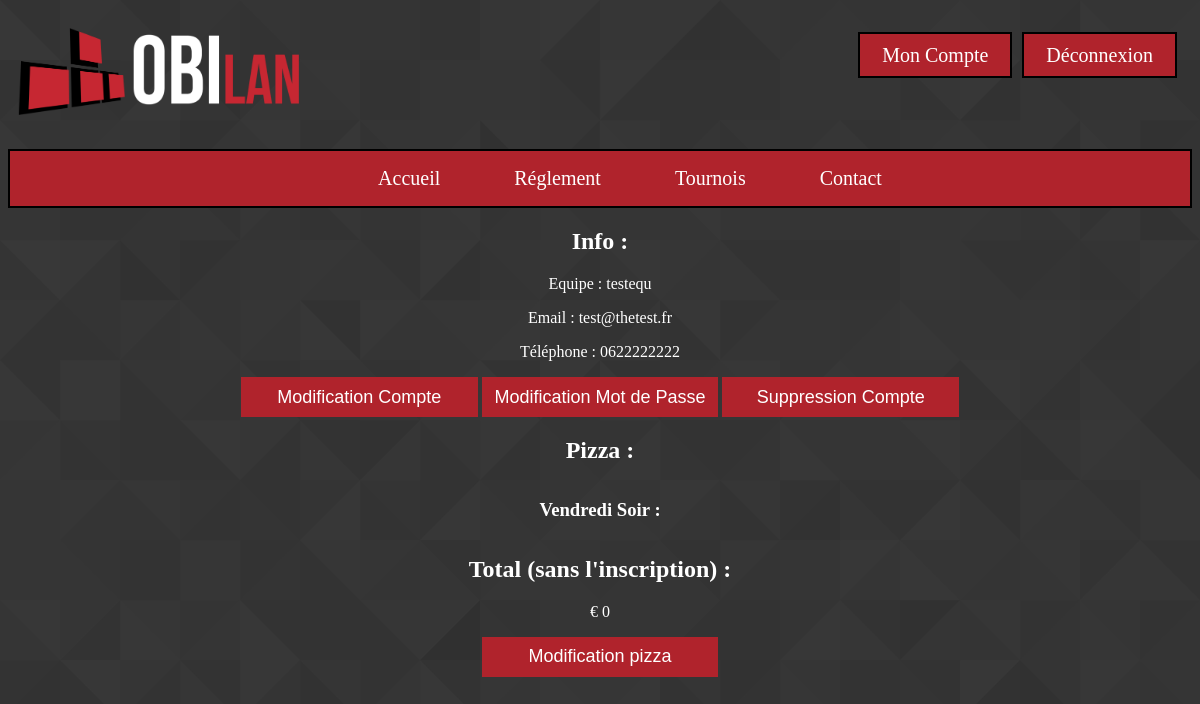
The app's page /compte.php (signed in), older data.
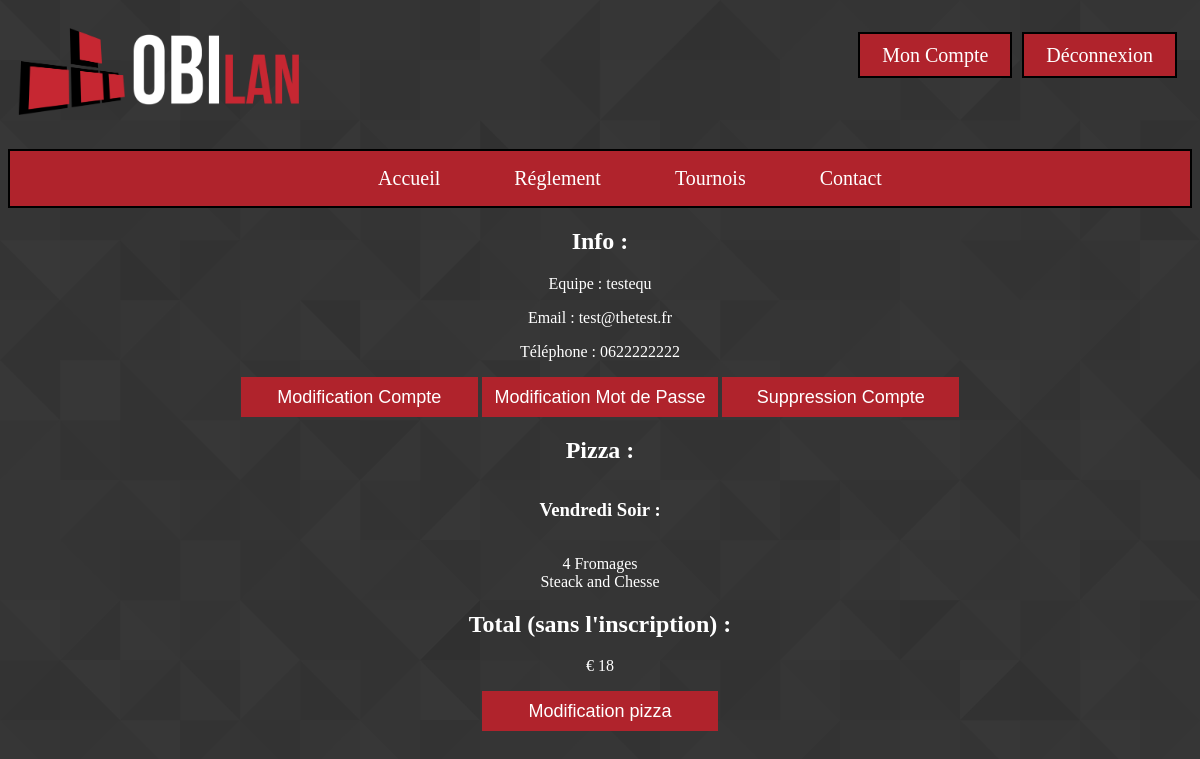
The same page, newer data.
### tables this page shows
CREATE TABLE IF NOT EXISTS `t_joueur_jou`
  (
    jou_id        INTEGER (11) NOT NULL AUTO_INCREMENT PRIMARY KEY,
    jou_nom       VARCHAR (32) NOT NULL,
    jou_prenom    VARCHAR (32) NOT NULL,
    jou_telephone VARCHAR (32),
    jou_capitaine INTEGER NOT NULL,
    equ_id        INTEGER NOT NULL,
    cpt_id        INTEGER NOT NULL
  );

CREATE TABLE IF NOT EXISTS `t_equipe_equ`
  (
    equ_id       INTEGER (11) NOT NULL AUTO_INCREMENT PRIMARY KEY,
    equ_nom      VARCHAR (32) NOT NULL,
    equ_acronyme VARCHAR (6) NOT NULL
  );

CREATE TABLE IF NOT EXISTS `t_compte_cpt`
  (
    cpt_id     INTEGER (11) NOT NULL AUTO_INCREMENT PRIMARY KEY,
    cpt_pseudo VARCHAR (32) NOT NULL,
    cpt_mdp    VARCHAR (64) NOT NULL,
    cpt_mail   VARCHAR (64) NOT NULL,
    cpt_date   DATE NOT NULL
  );

CREATE TABLE IF NOT EXISTS `t_pizza_piz`
  (
    piz_id   INTEGER (11) NOT NULL AUTO_INCREMENT PRIMARY KEY,
    piz_nom  VARCHAR (32) NOT NULL,
    piz_prix DECIMAL (4,2) NOT NULL
  );

### config/config.requeteSQL.php (called while the page is built, shortened)
<?php
	function compteInfo($bdd,$pseudo)
	{
		return $bdd->query("SELECT `jou_id`, `cpt_mail`, `equ_nom`, `jou_telephone` FROM `t_compte_cpt` NATURAL JOIN `t_equipe_equ` NATURAL JOIN `t_joueur_jou` WHERE `cpt_pseudo` = \"$pseudo\";");
	}
	function comptePizza($bdd,$pseudo)
	{
		return $bdd->query("SELECT `jou_id`, `piz_nom`, `piz_date`, `piz_prix` FROM `t_compte_cpt` NATURAL JOIN `t_joueur_jou` NATURAL JOIN `t_joint_piz_jou` NATURAL JOIN `t_pizza_piz` WHERE `cpt_pseudo` = \"$pseudo\";");
	}
?>

### compte.php (the view, shortened to what this page needs)
<?php
	include("./config/config.requeteSQL.php");
	$bdd=connexionBDD();
	$compteInfo=compteInfo($bdd,$_SESSION['pseudo']);
	$comptePizza=comptePizza($bdd,$_SESSION['pseudo']);
	$total=0.00;
	while($resultatCompteInfo=$compteInfo->fetch_assoc())
	{
		$email=$resultatCompteInfo['cpt_mail'];
		$equipe=$resultatCompteInfo['equ_nom'];
		$telephone=$resultatCompteInfo['jou_telephone'];
		while($resultatComptePizza=$comptePizza->fetch_assoc())
		{
			if($resultatComptePizza['piz_date']=="VS1") $pizzaVS1=$resultatComptePizza['piz_nom'];
			if($resultatComptePizza['piz_date']=="VS2") $pizzaVS2=$resultatComptePizza['piz_nom'];
			$total=$total+$resultatComptePizza['piz_prix'];
		}
	}
?>
<!DOCTYPE html>
<html>
<head>
	<link rel="stylesheet" type="text/css" href="./css/style.css">
	<link rel="stylesheet" href="https://use.fontawesome.com/releases/v5.3.1/css/all.css">
</head>
<body>
	<?php
		include("./config/config.navbar.php");
		if(isset($_GET['modif']))
		{
			if($_GET['modif']=="pizza")
			{
				$pizza1=pizza($bdd);
				$pizza2=pizza($bdd);
				?>
				<br>
				<center>
					<form method="post" action="./config/config.modificationPizza.php">
						<label>Choisissez vos pizza</label><br><br>
					<table>
						<tr>
							<td>
								<label>Pour le vendredi Soir :</label>
							</td>
							<td>
								<select name="pizza_VS1">
								<option value="NULL">Aucune</option>
							<?php
								while($resultatPizza = $pizza1->fetch_assoc())
								{
									if($resultatPizza['piz_nom']==$pizzaVS1)	echo '<option value="'.$resultatPizza['piz_id'].'" selected>'.$resultatPizza['piz_nom'].' (&euro; '.$resultatPizza['piz_prix'].')</option>';
									else echo '<option value="'.$resultatPizza['piz_id'].'">'.$resultatPizza['piz_nom'].' (&euro; '.$resultatPizza['piz_prix'].')</option>';
								}
								$pizza1->free();
							?>
							</select><br/>
						</td>
						</tr>
						<tr>
							<td>
								<label>Pour le vendredi Soir :</label>
							</td>
							<td>
								<select name="pizza_VS2">
									<option value="NULL">Aucune</option>
								<?php
									while($resultatPizza = $pizza2->fetch_assoc())
									{
										if($resultatPizza['piz_nom']==$pizzaVS2)	echo '<option value="'.$resultatPizza['piz_id'].'" selected>'.$resultatPizza['piz_nom'].' (&euro; '.$resultatPizza['piz_prix'].')</option>';
										else echo '<option value="'.$resultatPizza['piz_id'].'">'.$resultatPizza['piz_nom'].' (&euro; '.$resultatPizza['piz_prix'].')</option>';
									}
									$pizza2->free();
								?>
								</select><br/>
							</td>
						</tr>
					</table>
					<br>
						<label class="submit"><input type="submit" value="Valider"></label><br />
					</form>
				</center>
				<?php
			}
			elseif($_GET['modif']=="compte")
			{
				?>
				<form method="post" action="config/config.modificationCompte.php">
				<br>
					<table>
						<tr>
							<td>
								<label>Equipe</label>
							</td>
							<td>
					<select name="equipe">
					<?php
						$limiteHS=limiteHS($bdd);
						$jeux=jeux($bdd);
						while($resultatJeux = $jeux->fetch_assoc())
						{
							if($resultatJeux['jeu_nom'] == "Hearthstone" && $limiteHS < 16 || $resultatJeux['jeu_nom'] != "Hearthstone")
							{
								echo '<optgroup label="'.$resultatJeux['jeu_nom'].'">';
								$equipes=equipes($bdd);
								while($resultatEquipes = $equipes->fetch_assoc())
								{
									if($resultatJeux['jeu_id'] == $resultatEquipes['jeu_id'])
									{
										if($resultatEquipes['equ_nom'] == $equipe) echo '<option value="'.$resultatEquipes['equ_id'].'" selected>'.$resultatEquipes['equ_nom'].'</option>';
										else echo '<option value="'.$resultatEquipes['equ_id'].'">'.$resultatEquipes['equ_nom'].'</option>';
									}
								}
								$equipes->free();
								echo '</optgroup>';
							}
						}
						$jeux->free();
					?>
					</select>
				</td>
			</tr>
			<tr>
				<td>
					<label>Email</label>
				</td>
				<td>
					<?php echo '<input type="email" name="email" value="'.$email.'" required="required">'; ?>
				</td>
			</tr>
			<tr>
				<td>
					<label>Téléphone</label>
				</td>
				<td>
					<?php echo '<input type="tel" pattern="^((\+\d{1,3}(-| )?\(?\d\)?(-| )?\d{1,5})|(\(?\d{2,6}\)?))(-| )?(\d{3,4})(-| )?(\d{4})(( x| ext)\d{1,5}){0,1}$" name="tel" placeholder="0601020304" value="'.$telephone.'" title="votre numéro de téléphone" required="required">'; ?>
				</td>
			</tr>
		</table>
				<div class="submit">
					<input type="submit" value="Valider">
				</div>
			</form>
				<?php
			}
			elseif($_GET['modif']=="mdp")
			{
				?>
				<form method="post" action="config/config.modificationMdp.php">
					<table>
						<tr>
							<td>
								<label>Nouveau Mot de Passe</label>
							</td>
							<td>
								<input type="password" name="mdp" title="Nouveau Mot de Passe">
							</td>
						</tr>
						<tr>
							<td>
								<label>Répétez votre Mot de Passe</label>
							</td>
							<td>
								<input type="password" name="mdp_verif" title="Nouveau Mot de Passe">
							</td>
						</tr>
					</table>
				<div class="submit">
					<input type="submit" value="Valider">
				</div>
				</form>
				<?php
			}
			else
			{
				header("Location: compte.php");
				exit();
			}
		}
		else
		{
			?>
	<center>
		<h2>Info :</h2>
		<p>Equipe : <?php echo $equipe ?></p>
		<p>Email : <?php echo $email ?></p>
		<p>Téléphone : <?php echo $telephone ?></p>
		<a class="submit" href="./compte.php?modif=compte"><input type="submit" value="Modification Compte"></a>
		<a class="submit" href="./compte.php?modif=mdp"><input type="submit" value="Modification Mot de Passe"></a>
		<?php
			if(!isset($_SESSION['poste']))
			{
				?>
					<a class="submit" href="./config/config.supprimer.php?cpt=<?php echo $_SESSION['pseudo'] ?>"><input type="submit" value="Suppression Compte"></a>
				<?php
			}
		?>
		<h2>Pizza :</h2>
		<h3>Vendredi Soir :</h3>
			<?php
			if($pizzaVS1 != "") echo $pizzaVS1.'<br>';
			if($pizzaVS2 != "") echo $pizzaVS2.'<br>';
			?>
		<h2>Total (sans l'inscription) :</h2>
		<p>&euro; <?php echo $total ?></p>
		<a class="submit" href="./compte.php?modif=pizza"><input type="submit" value="Modification pizza" style="margin-bottom: 15px"></a>
	</center>
	<?php
		}
	?>
</body>
</html>

### config/config.navbar.php (shortened to what this page needs)
<header>
	<div class="header">
		<img src="./images/logo.png" class="logo"/>
	       	<ul style="float:right;">
	       		<?php
		       	if(isset($_SESSION["pseudo"]))
				{
					echo '<li><a href="./compte.php">Mon Compte</a></li>';
					echo '<li><a href="./logout.php">Déconnexion</a></li>';
				}
			?>
			</ul>
	</div>
	<div class="header-link">
	    <ul>
	        <li><a href="./">Accueil</a></li>
	        <li><a href="reglement.php">Réglement</a></li>
	        <li><a href="tournois.php">Tournois</a></li>
	        <li><a href="contact.php">Contact</a></li>
	    </ul>
	</div>
</header>

### css/style.css (style rules this page uses)
html { height: 100%; }
body { background-image: url(../images/background.png); height: 100%; position: relative; color: white; }
h1, h3, h4 { text-align: center; }
h1, h3 { padding: 15px; }
a { text-decoration: none; color: white; }
.header { overflow: hidden; padding: 20px 10px; }
.header ul li { display:inline; background-color:#B0232C; border-style: solid; border-width: 2px; border-color: black; font-size: 20px; padding: 10px; margin: 5px; }
.header a { text-align: center; padding: 12px; }
.submit { text-align: center; margin-top: 20px; }
.submit input[type="submit"] { background-color: #B0232C; border: none; color: white; font-size: 18px; width: 20%; height: 40px; }
.header-link { background-color: #B0232C; margin-top:10px; margin-left: auto; margin-right: auto; text-align: center; border-style: solid; border-width: 2px; border-color: black; color: white; }
.header-link a { font-size: 20px; padding: 25px; }
.header-link ul li { display:inline; margin-left:20px; }
.logo { width: 25%; }

Row changes from the older to the newer data that the page shows:
now on this page (row edited): t_pizza_piz: piz_nom "4 Fromages"
added t_pizza_piz: piz_nom "Steack and Chesse"
Text that changed along with them:
$total: "0" → "18"
